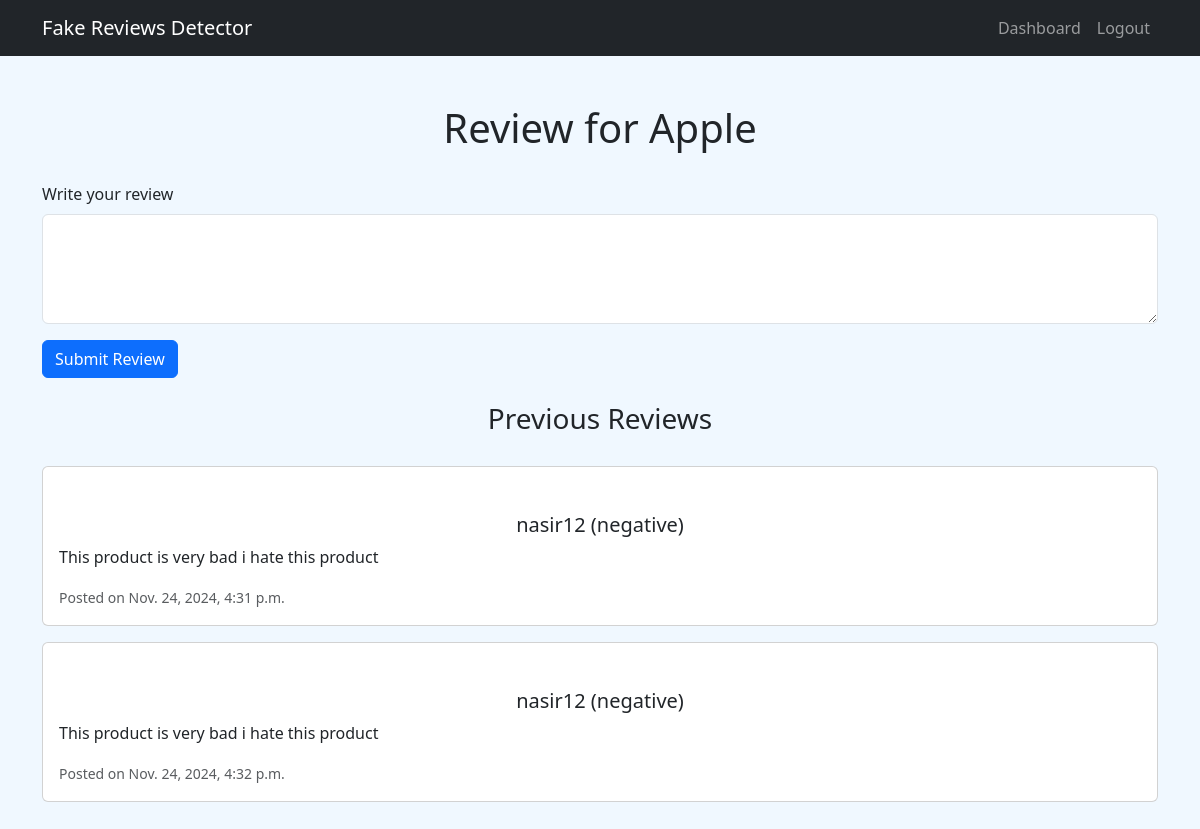
Page /product/2/add_review/ (signed in) on the committed database.
### reviews/models.py (models this page shows, shortened)
class Product(models.Model):
    product_id = models.AutoField(primary_key=True)  # Unique ID for each product
    image = models.ImageField(upload_to='product_images/', blank=True, null=True)  # Field to store product image
    product_name = models.CharField(max_length=255, null=False)  # Name of the product
    category = models.CharField(max_length=100, blank=True, null=True)  # Category of the product
    description = models.TextField(blank=True, null=True)  # Description of the product
    added_at = models.DateTimeField(auto_now_add=True)  # Timestamp when product was added

class Review(models.Model):
    review_id = models.AutoField(primary_key=True)
    product = models.ForeignKey(Product, related_name='reviews', on_delete=models.CASCADE)
    user = models.ForeignKey(User, on_delete=models.CASCADE)
    review_text = models.TextField()
    ip_address = models.CharField(max_length=50)  # Store the IP address as a string
    sentiment_label = models.CharField(max_length=50, null=True, blank=True)
    sentiment_score = models.FloatField(null=True, blank=True)
    is_fake = models.BooleanField(default=False)
    timestamp = models.DateTimeField(default=timezone.now)

### reviews/views.py (the view, shortened to what this page needs)
# urls.py: path('product/<int:product_id>/add_review/', views.add_review, name='add_review'),
@login_required
def add_review(request, product_id):
    product = get_object_or_404(Product, pk=product_id)
    if Review.objects.filter(user=request.user, product=product).exists():
        pass
    return render(request, 'add_review.html', {'product': product})

### templates/add_review.html (shortened to what this page needs)
{% extends 'base.html' %}
{% block content %}
<div class="mt-4">
    <h1>Review for {{ product.product_name }}</h1>
    <form method="POST">
        <div class="mb-3">
            <label for="review_text" class="form-label">Write your review</label>
            <textarea class="form-control" id="review_text" name="review_text" rows="4" required></textarea>
        </div>
        <button type="submit" class="btn btn-primary">Submit Review</button>
    </form>
    <h3 class="mt-4">Previous Reviews</h3>
    {% for review in product.reviews.all %}
        <div class="card mb-3">
            <div class="card-body">
                <h5 class="card-title">{{ review.user.username }} ({{ review.sentiment_label }})</h5>
                <p class="card-text">{{ review.review_text }}</p>
                <p class="card-text"><small class="text-muted">Posted on {{ review.timestamp }}</small></p>
            </div>
        </div>
    {% empty %}
        <p>No reviews yet.</p>
    {% endfor %}
</div>
{% endblock %}

### rows in the picture
Product: product_name "Apple"
Review: user.username "nasir12", sentiment_label "negative", review_text "This product is very bad i hate this product", timestamp "Nov. 24, 2024, 4:31 p.m."
Review: user.username "nasir12", sentiment_label "negative", review_text "This product is very bad i hate this product", timestamp "Nov. 24, 2024, 4:32 p.m."
